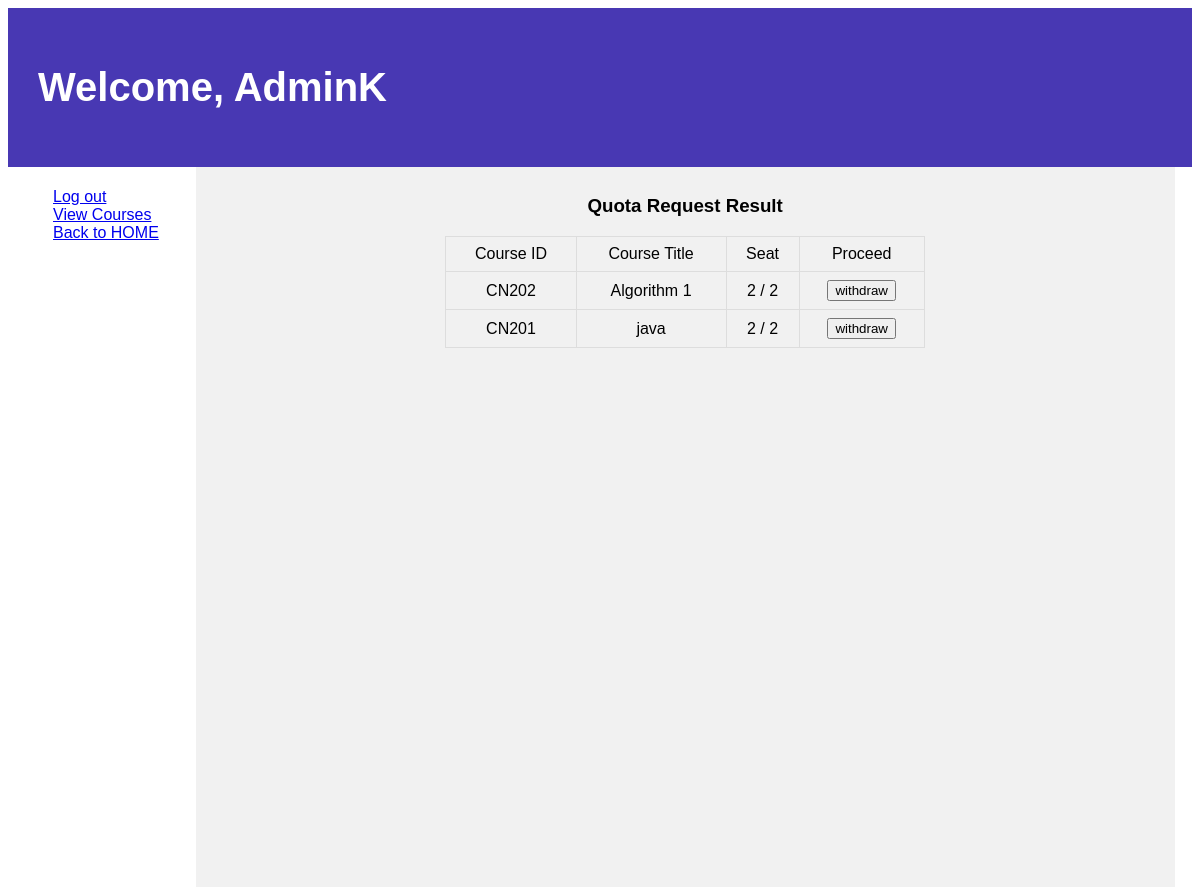
/quota/ (signed in), run on an earlier commit of the app's database.
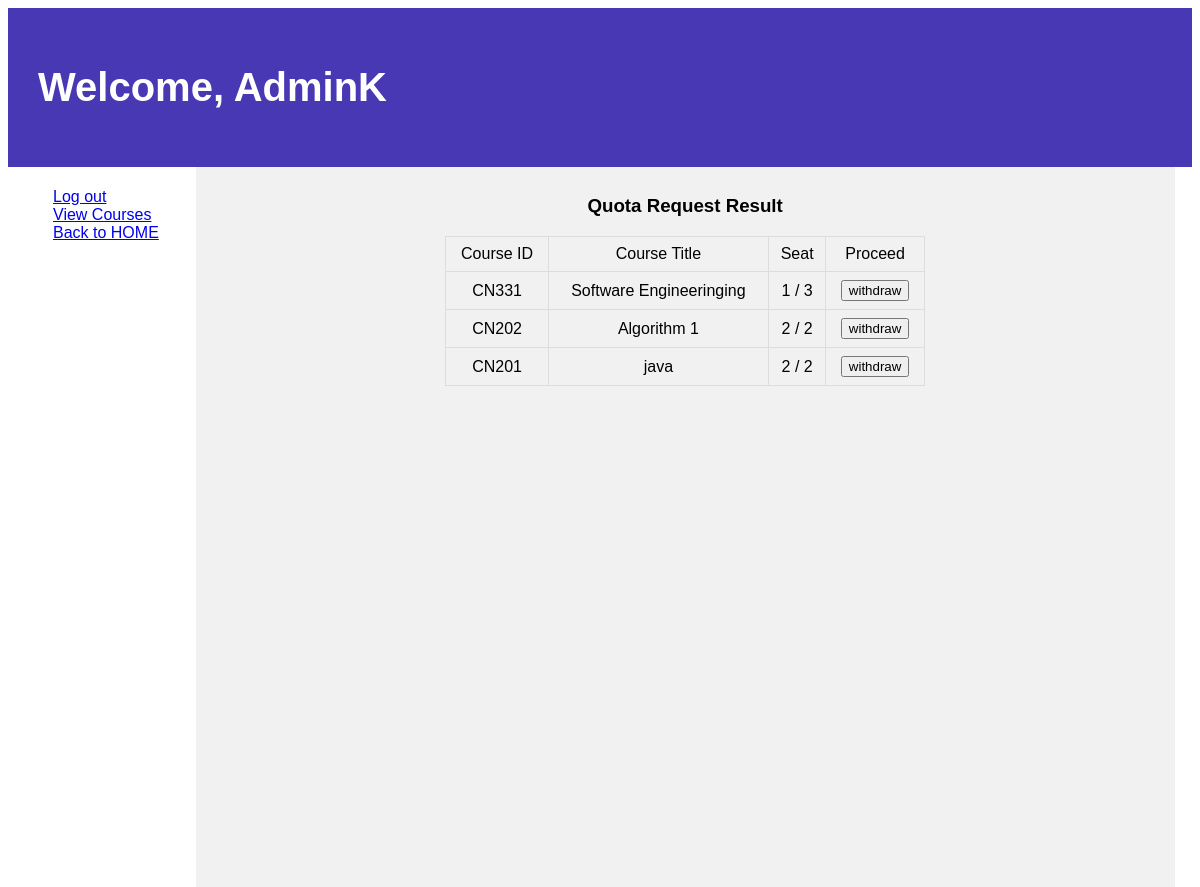
And on a later commit of the database.
### courses/models.py (models this page shows, shortened)
class Course(models.Model):
    c_id = models.CharField(max_length=5, unique=True)
    title = models.CharField(max_length=64, null=True, blank=True)
    semmester = models.IntegerField(null=True, blank=True)
    year = models.IntegerField(null=True, blank=True)
    seat_count = models.IntegerField(default=0, null=True, blank=True)
    max_seat = models.IntegerField(null=True, blank=True, default=5)
    quota = models.BooleanField(default=True)
    attend = models.ManyToManyField(User, blank=True)

### students/views.py (the view)
# urls.py: path('quota/', views.quota, name='quota'),
def quota(request):
    course = Course.objects.all()
    User = get_user_model()
    users = User.objects.all()
    return render(request, "students/quota.html", {
        "course": course,
        "User" : users
    })

### students/templates/students/quota.html (shortened to what this page needs)
{% extends 'students/layout.html' %}
{% block body %}
<header>
  <h1> Welcome, {{ request.user.first_name }}</h1>
</header>
<section>
  <nav>
    <ul>
      <a href="{% url 'logout' %}">Log out</a>
      <br>
      <a href="{% url 'c_index' %}">View Courses</a>
      <br>
      <a href="{% url 'index' %}">Back to HOME</a>
    </ul>
  </nav>
  <article>
    <h3 align="center">Quota Request Result</h3>
    <table style="width:50%" align="center">
          <thead>
              <tr align="center">
                  <td>Course ID</td>
                  <td>Course Title</td>
                  <td>Seat</td>
                  <td>Proceed</td>
              </tr>
          </thead>
          {% for class in course %}
          {% if request.user in class.attend.all %}
          <tbody>
              <tr align="center">
                  <td>{{ class.c_id }}</td>
                  <td>{{ class.title }}</td>
                  <td>{{ class.seat_count }} / {{class.max_seat}}</td>
                  <td><form action="{% url 'cancel' class.id %}" method="POST">
                  <input type="submit" value="withdraw">
                </td>
              </tr>
          </tbody>
          {% endif%}
          {% endfor %}
    </table>
  </article>
</section>
{% endblock %}

What changed in the data, as far as the page shows it:
now on this page (row edited): Course: c_id "CN331", title "Software Engineeringing", seat_count "1", max_seat "3"
